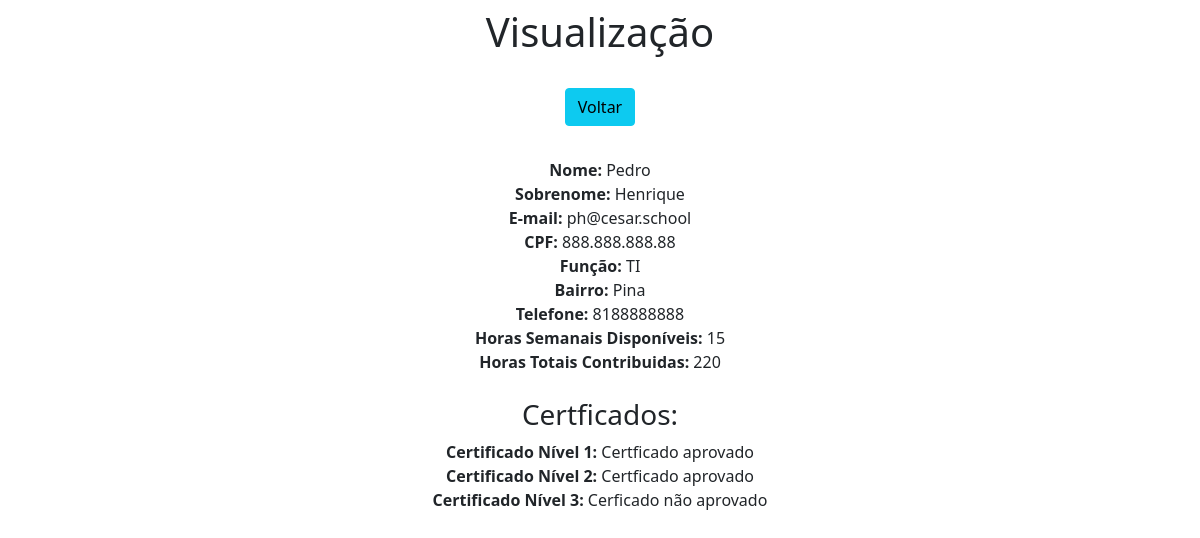
/view/28/, run on the app's committed database.
### ERP/models.py (models this page shows)
class Voluntarios(models.Model):
    nome = models.CharField(max_length=30)
    sobrenome = models.CharField(max_length=30)
    email = models.EmailField(max_length=30) # t
    cpf = models.CharField(max_length=30) # t
    funcao = models.CharField(max_length=30)
    bairro = models.CharField(max_length=30) # t
    telefone = models.CharField(max_length=30) # t
    horas_semanais = models.IntegerField()
    horas_contribuidas = models.IntegerField()

### ERP/views.py (the view)
# urls.py: path('view/<int:pk>/', view, name='view'),
def view(request, pk):
    data = {}
    data['db'] = Voluntarios.objects.get(pk=pk)
    return render(request,'view.html', data)

### ERP/templates/view.html (shortened to what this page needs)
<!DOCTYPE html>
<html lang="pt-br">
<head>
	<link href="https://cdn.jsdelivr.net/npm/bootstrap@5.1.3/dist/css/bootstrap.min.css" rel="stylesheet">
</head>
<body>
	<div class="col-8 m-auto pt-2 pb-2 text-center">
		<h1>Visualização</h1>
	</div>
	<div class="col-8 m-auto pt-3 pb-2 text-center">
		<a href="/" class="btn btn-info">Voltar</a>
	</div>
	<div class="col-8 m-auto pt-4 pb-2 text-center">
		<strong>Nome: </strong>{{db.nome}}<br>
		<strong>Sobrenome: </strong>{{db.sobrenome}}<br>
		<strong>E-mail: </strong>{{db.email}}<br>
		<strong>CPF: </strong>{{db.cpf}}<br>
        <strong>Função: </strong>{{db.funcao}}<br>
		<strong>Bairro: </strong>{{db.bairro}}<br>
		<strong>Telefone: </strong>{{db.telefone}}<br>
		<strong>Horas Semanais Disponíveis: </strong>{{db.horas_semanais}}<br>
		<strong>Horas Totais Contribuidas: </strong>{{db.horas_contribuidas}}<br>
		<br>
		<h3>Certficados:</h3>
		<strong>Certificado Nível 1: </strong>{% if db.horas_contribuidas > 100 %}Certficado aprovado{%else%}Cerficado não aprovado{%endif%}<br>
		<strong>Certificado Nível 2: </strong>{% if db.horas_contribuidas > 200 %}Certficado aprovado{%else%}Cerficado não aprovado{%endif%}<br>
		<strong>Certificado Nível 3: </strong>{% if db.horas_contribuidas > 300 %}Certficado aprovado{%else%}Cerficado não aprovado{%endif%}<br>
	</div>
</body>
</html>

### data on the page
Voluntarios: nome "Pedro", sobrenome "Henrique", email "ph@cesar.school", cpf "888.888.888.88", funcao "TI", bairro "Pina", telefone "8188888888", horas_semanais "15", horas_contribuidas "220"
